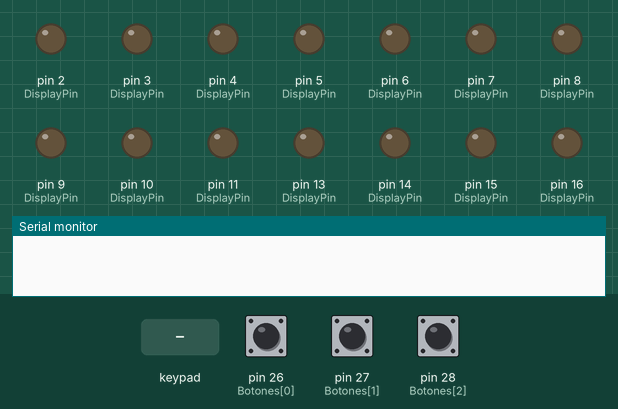
Recording of a sketch running on a simulated Arduino Mega 2560, built with avr-gcc and run on an emulated ATmega2560. Shown: output pins drawn as LEDs (lit = HIGH), the last lines printed to the serial monitor. Inputs (shaded band) come from the test bench; at power-on: pin 26 (Botones[0]) LOW, pin 27 (Botones[1]) LOW, pin 28 (Botones[2]) LOW.

Above: at 1.2 s.
1.3 s: keypad keys 1 8 1 9 2 0 2 1 pressed 0.4 s apart
At 3.9 s:
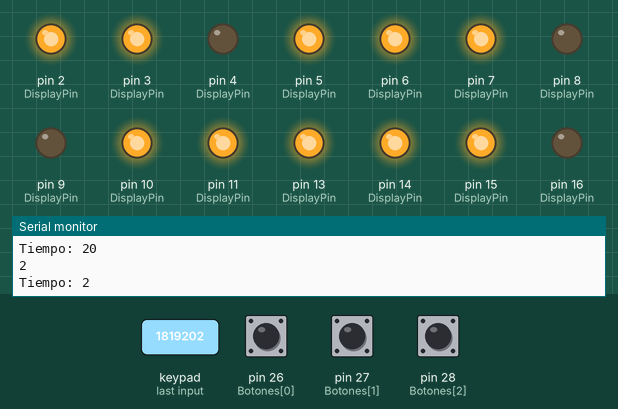
At 4.6 s:
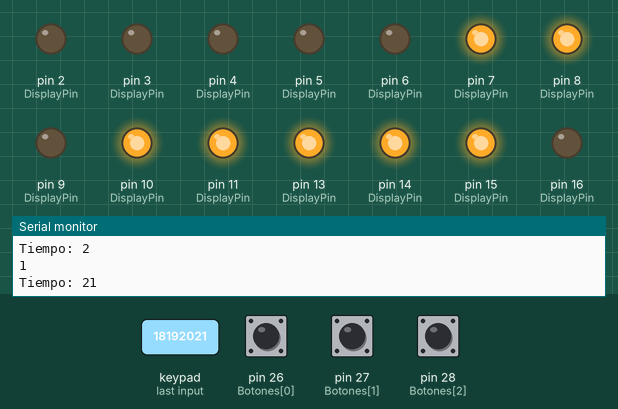
6.0 s: pin 26 (Botones[0]) pulled HIGH for 0.15 s
At 8.7 s:
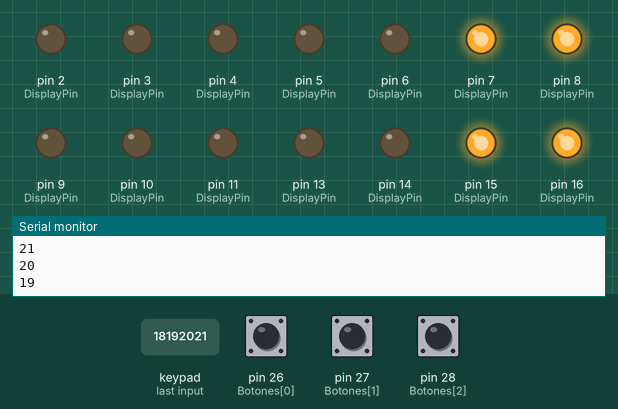
9.1 s: pin 27 (Botones[1]) pulled HIGH for 0.15 s
10.7 s: pin 28 (Botones[2]) pulled HIGH for 0.15 s
12.3 s: pin 26 (Botones[0]) pulled HIGH for 1 s
14.8 s: pin 28 (Botones[2]) pulled HIGH for 1 s
Timing chart, 0 to 17.8 s (numbered marks = the images above; inputs shaded):
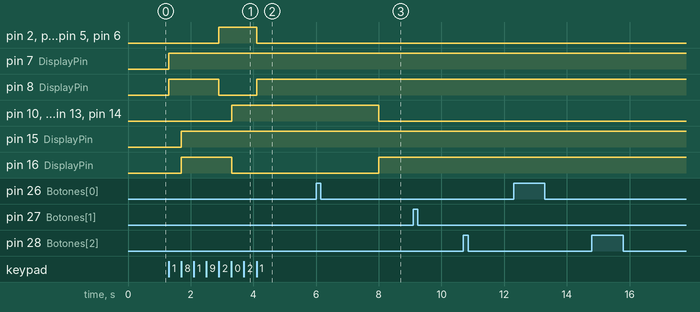

Measured:
- after the input at 1.3 s, pin 2 (DisplayPin), pin 3 (DisplayPin): LOW → HIGH after 1.6 s, → LOW 1.2 s later
- after the input at 6.0 s, pin 10 (DisplayPin), pin 11 (DisplayPin), pin 13 (DisplayPin), pin 14 (DisplayPin): HIGH → LOW after 2.0 s; pin 16 (DisplayPin): LOW → HIGH after 2.0 s

The sketch:

Scketch_base_keypadDisplays.ino
```cpp
#include <Keypad.h>

const byte ROWS = 4; //Declaramos el uso de las 4 filas
const byte COLS = 3; //declaramos el uso de las 4 columnas

char keys[ROWS][COLS] = {
  {'1', '2', '3'},
  {'4', '5', '6'},
  {'7', '8', '9'},
  {'*', '0', '#'}
};

byte rowPins[ROWS] = {18, 19, 20, 21}; //Declaramos los pines de salida de las filas
byte colPins[COLS] = {22, 23, 24,}; //Declaramos los pines de salida de las columnas

Keypad Teclado = Keypad( makeKeymap(keys), rowPins, colPins, ROWS, COLS );// Funciones especificas para el Keypad

int DisplayPin[2][8] = {{2, 3, 4, 5, 6, 7, 8, 9}, {10, 11, 12, 13, 14, 15, 16, 17}};
int Botones[3] = {26, 27, 28};

int Tiempo = 0;
int TiempoResiduo = 0;
bool Contando = false;
float TiempoPasado = millis();

void setup()
{
  for (int x = 0; x < 2; x++) {
    for (int y = 0; y < 8; y++) {
      pinMode(DisplayPin[x][y], OUTPUT);
    }
  }
  for (int i = 0; i < 3; i++) {
    pinMode(Botones[i], INPUT);
  }
  MostrarTiempo(Tiempo);
  Serial.begin(9600);
}

void loop()
{
  for (int i = 0; i < 3; i++) {
    if (digitalRead(Botones[i]) == 1) {
      switch (i) {
        case 0:
          if (!Contando) {
            if (Tiempo != 0) {
              TiempoPasado = millis();
              Contando = true;
              Serial.println("Empezar a contar");
              delay(100);
            }
            else {
              Serial.println("Error Tiempo no Asignado");
            }
          }
          break;
        case 1:
          Contando = false;
          Tiempo = TiempoResiduo;
          Serial.print("Detenido ...");
          Serial.println(Tiempo);
          MostrarTiempo(Tiempo);
          break;
        case 2:
          Contando = false;
          Tiempo = 0;
          Serial.print("Detenido ...");
          MostrarTiempo(Tiempo);
          break;
      }
    }
  }

  if (Contando) {
    if (millis() - TiempoPasado < Tiempo * 1000) {
      int TiempoPantalla =  Tiempo - int(millis() - TiempoPasado) / 1000;
      if (TiempoPantalla != TiempoResiduo) {
        TiempoResiduo = TiempoPantalla;
        MostrarTiempo(TiempoPantalla);
        Serial.println(TiempoPantalla);
      }
    }
    else {
      Contando = false;
      Tiempo = 0;
      Serial.println("Finalizado");
    }
  }
  else {
    ActualizarTeclado();
  }
}

void ActualizarTeclado() {
  char key = Teclado.getKey(); // Usaremos la palabra Key para referirnos a =(keypad.getKey) para ahorrarnos espacio
  if (key) {
    int ValorTemporal = int(key - '0');
    Tiempo = (Tiempo * 10 + ValorTemporal) % 100;
    Serial.println(ValorTemporal);
    Serial.print("Tiempo: ");
    Serial.println(Tiempo);
    MostrarTiempo(Tiempo);
  }
}

void MostrarTiempo(int Tiempo) {
  int Digito0 = Tiempo % 10;
  int Digito1 = (Tiempo - Tiempo % 10) / 10;
  MostrarDigito(Digito0, 0);
  MostrarDigito(Digito1, 1);
}

void MostrarDigito(int Numero, int Posicion) {
  switch (Numero) {
    case 1:
      digitalWrite(DisplayPin[Posicion][0], LOW); //1
      digitalWrite(DisplayPin[Posicion][1], LOW);
      digitalWrite(DisplayPin[Posicion][2], LOW);
      digitalWrite(DisplayPin[Posicion][3], LOW);
      digitalWrite(DisplayPin[Posicion][4], LOW);
      digitalWrite(DisplayPin[Posicion][5], HIGH);
      digitalWrite(DisplayPin[Posicion][6], HIGH);
      digitalWrite(DisplayPin[Posicion][7], LOW);
      break;
    case 2:
      digitalWrite(DisplayPin[Posicion][0], 1); //2
      digitalWrite(DisplayPin[Posicion][1], 1);
      digitalWrite(DisplayPin[Posicion][2], 0);
      digitalWrite(DisplayPin[Posicion][3], 1);
      digitalWrite(DisplayPin[Posicion][4], 1);
      digitalWrite(DisplayPin[Posicion][5], 1);
      digitalWrite(DisplayPin[Posicion][6], 0);
      digitalWrite(DisplayPin[Posicion][7], 0);
      break;
  }
}
```
